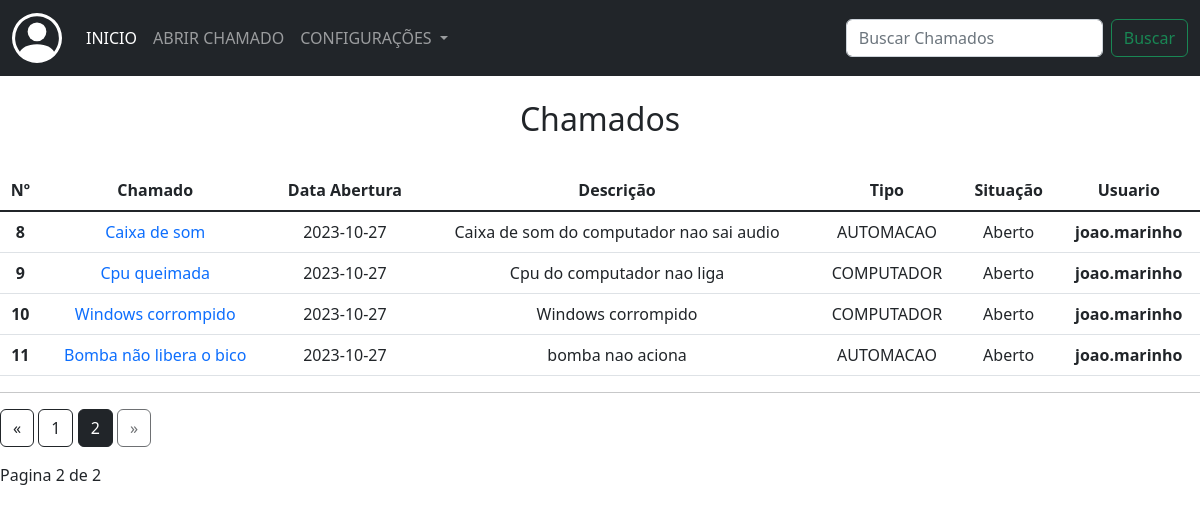
The page /chamados_suporte?page=2 (signed in) on the database its author committed.
### app/models/tab_chamados.py (models this page shows)
class Chamados(db.Model):
    __tablename__ = 'tab_chamados'
    id = db.Column(db.Integer, primary_key=True)
    data_add = db.Column(db.String(50), nullable=False)
    data_fim = db.Column(db.String(50), nullable=False)
    titulo = db.Column(db.String(100), nullable=False)
    descricao = db.Column(db.String(255), nullable=False)
    tipo_ch = db.Column(db.String(100), nullable=False)
    situacao = db.Column(db.String(50), nullable=False)
    ass_por = db.Column(db.String(100))
    telefone = db.Column(db.String(50))
    setor = db.Column(db.String(100))
    tab_usuarios_id = db.Column(db.Integer, db.ForeignKey('tab_usuarios.id'))

### app/routes/routes.py (the view)
@app.route("/chamados_suporte")
@login_required
def chamados_suporte():
    page = request.args.get('page',1,type=int)
    ch = Chamados.query.paginate(page=page, per_page=ROWS_PER_PAGE)
    return render_template("routes/chamados_suporte.html", chamados = ch)

### app/routes/routes.py (called while the page is built)
@login_manager.user_loader
def load_user(user_id):
    return User.query.get(int(user_id))

### app/templates/routes/chamados_suporte.html (shortened to what this page needs)
{% extends 'base.html' %}
{% block conteudo %}
<nav class="navbar navbar-expand-lg navbar-dark bg-dark">
    <div class="container-fluid">
      <a class="navbar-brand" href="#"></a>
      <div class="collapse navbar-collapse" id="navbarSupportedContent">
        <ul class="navbar-nav me-auto mb-2 mb-lg-0">
          <li class="nav-item">
            <a class="nav-link active" aria-current="page" href="#">INICIO</a>
          </li>
          <li class="nav-item">
            <a class="nav-link" href="{{url_for('abrir_chamado')}}">ABRIR CHAMADO</a>
          </li>
          <li class="nav-item dropdown">
            <a class="nav-link dropdown-toggle" href="#" role="button" data-bs-toggle="dropdown" aria-expanded="false">
              CONFIGURAÇÕES
            </a>
          </li>
        </ul>
        <form class="d-flex" role="search" action="" method="post">
          <input class="form-control me-2" type="search" placeholder="Buscar Chamados" aria-label="Search">
          <button class="btn btn-outline-success" type="submit">Buscar</button>
        </form>
      </div>
    </div>
</nav>
<br>
<h2 align="center">Chamados</h2>
<br>
<div>
  <table class="table">
    <thead>
      <tr>
        <th scope="col">Nº</th>
        <th scope="col">Chamado</th>
        <th scope="col">Data Abertura</th>
        <th scope="col">Descrição</th>
        <th scope="col">Tipo</th>
        <th scope="col">Situação</th>
        <th scope="col">Usuario</th>
      </tr>
    </thead>
    <tbody class="table-group-divider">
      {% for ch in chamados %}
      <tr>
        <th scope="row">{{ch.id}}</th>
        {% if ch.ass_por == Null %}
          <td><a href="{{url_for('visualizar_chamados', id=ch.id)}}">{{ch.titulo}}</a></td>
        {% else %}
          <td><a href="{{url_for('fechar_chamados', id=ch.id)}}">{{ch.titulo}}</a></td>
        {% endif %}
        <td>{{ch.data_add}}</td>
        <td>{{ch.descricao}}</td>
        <td>{{ch.tipo_ch}}</td>
        <td>{{ch.situacao}}</td>
        <th>{{ch.tab_usuarios_id}}</th>
      </tr>
      {% endfor %}
    </tbody>
  </table>
  <hr>
  <div class="text-right">
    <a href="{{ url_for('chamados_suporte', page=chamados.prev_num) }}"
    class="btn btn-outline-dark
    {% if chamados.page == 1 %}disabled{% endif %}">
        &laquo;
    </a>
    {% for page_num in chamados.iter_pages(left_edge=1, right_edge=1, left_current=1, right_current=2) %}
{% if page_num %}
            {% if chamados.page == page_num %}
            <a href="{{ url_for('chamados_suporte', page=page_num) }}"
            class="btn btn-dark">
                {{ page_num }}
            </a>
            {% else %}
            <a href="{{ url_for('chamados_suporte', page=page_num) }}"
            class="btn btn-outline-dark">
                {{ page_num }}
            </a>
            {% endif %}
        {% else %}
            ...
        {% endif %}
    {% endfor %}
    <a href="{{ url_for('chamados_suporte', page=chamados.next_num) }}"
    class="btn btn-outline-dark
    {% if chamados.page == chamados.pages %}disabled{% endif %}">
        &raquo;
    </a>
</div>
<p class="text-right mt-3">
Pagina {{ chamados.page }} de {{ chamados.pages }}
</p>
</div>
<br>
{% endblock conteudo %}

### app/static/styles.css (style rules this page uses)
body { margin: 0px; }
.form-control { display: flex; flex-direction: column; align-items: center; justify-content: center; }
a { text-decoration: none; }
th, tr { text-align: center; }

### rows shown on the page
Chamados: id "8", titulo "Caixa de som", data_add "2023-10-27", descricao "Caixa de som do computador nao sai audio", tipo_ch "AUTOMACAO", situacao "Aberto", tab_usuarios_id "joao.marinho"
Chamados: id "9", titulo "Cpu queimada", data_add "2023-10-27", descricao "Cpu do computador nao liga", tipo_ch "COMPUTADOR", situacao "Aberto", tab_usuarios_id "joao.marinho"
Chamados: id "10", titulo "Windows corrompido", data_add "2023-10-27", descricao "Windows corrompido", tipo_ch "COMPUTADOR", situacao "Aberto", tab_usuarios_id "joao.marinho"
Chamados: id "11", titulo "Bomba não libera o bico", data_add "2023-10-27", descricao "bomba nao aciona", tipo_ch "AUTOMACAO", situacao "Aberto", tab_usuarios_id "joao.marinho"

### other values the page prints
{{ page_num }} "1"
{{ page_num }} "2"
{{ chamados.page }} "2"
{{ chamados.pages }} "2"
